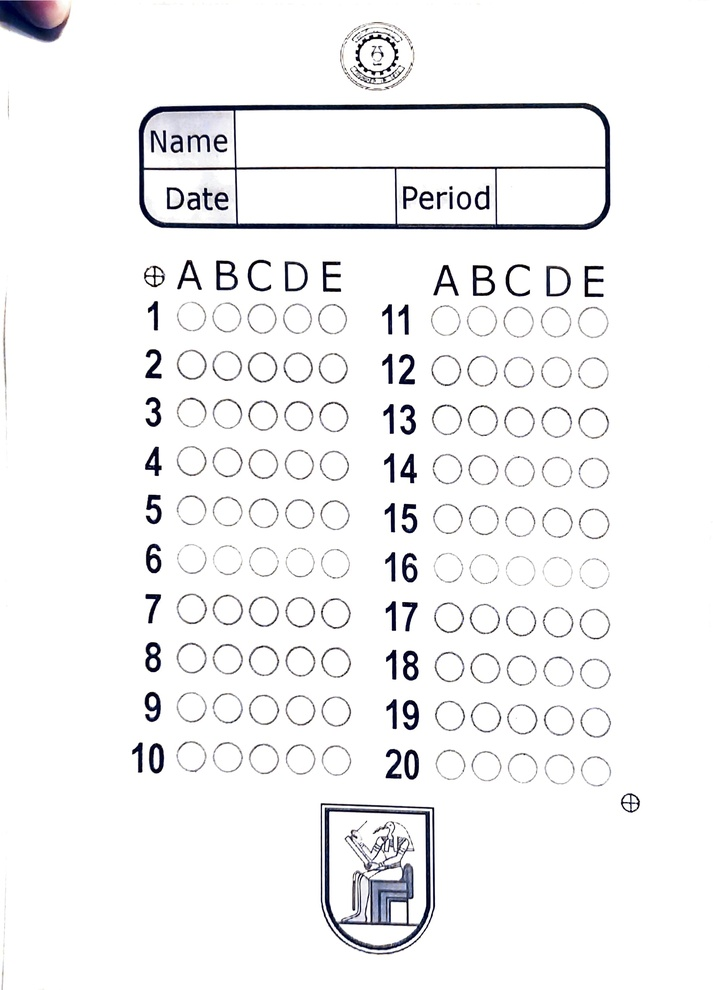
#> input picture Playground/Evaluate_Answers/test_adobe.jpg, 713 x 990 px, shrunk from 1654 x 2298 before the run
$ python FLANN_surf.py --input1 test_adobe.jpg --input2 11.jpg
#> lines starting #> are read from the running program, lines starting #| are printed output that depends on the picture; after the words box and inside, x2 and y2 are one past the last pixel; in counts of white or black regions, pixels touching at a corner belong together
from __future__ import print_function
import cv2 as cv
import numpy as np
import argparse
from matplotlib import pyplot as plt
parser = argparse.ArgumentParser(description='Code for Feature Matching with FLANN tutorial.')
parser.add_argument('--input1', help='Path to input image 1.', default='box.png')
parser.add_argument('--input2', help='Path to input image 2.', default='box_in_scene.png')
args = parser.parse_args()
img1 = cv.imread(cv.samples.findFile(args.input1), cv.IMREAD_GRAYSCALE)
#> img1: shape (990, 713); min 0, max 255, mean 243.5
img2 = cv.imread(cv.samples.findFile(args.input2), cv.IMREAD_GRAYSCALE)
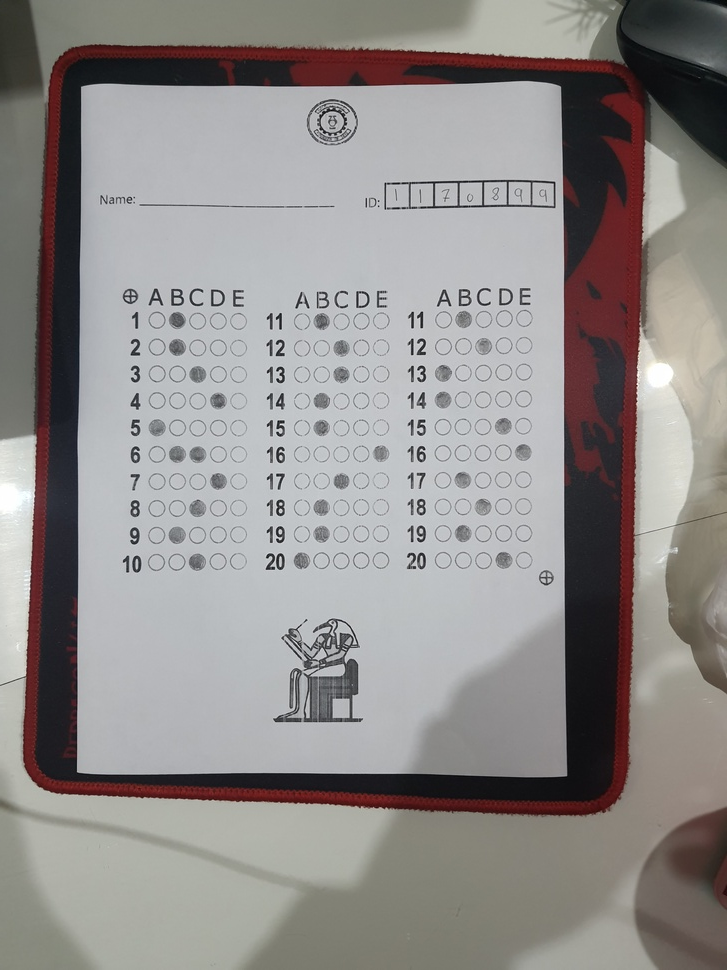
#> input picture Playground/Evaluate_Answers/11.jpg, 727 x 970 px, shrunk from 3024 x 4032 before the run
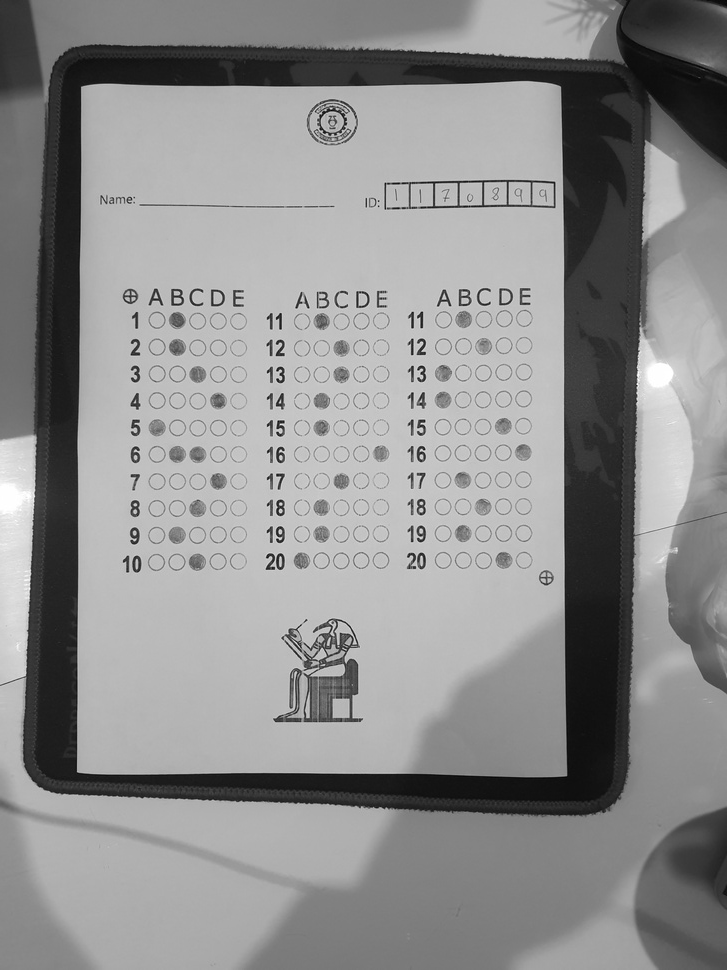
#> img2: shape (970, 727); min 2, max 255, mean 141.7
if img1 is None or img2 is None:
    print('Could not open or find the images!')
    exit(0)
#-- Step 1: Detect the keypoints using ORB Detector, compute the descriptors
# Initiate ORB detector
orb = cv.ORB_create()
# find the keypoints with ORB
kp1 = orb.detect(img1,None)
#> kp1 = 500 keypoints; strongest (x, y, size): (233, 273, 31), (155, 404, 37.2), (396, 51, 31), (381, 73, 31)
kp2 = orb.detect(img2,None)
#> kp2 = 500 keypoints; strongest (x, y, size): (280, 512, 31), (280, 503, 31), (420, 538, 31), (280, 370, 31)
# compute the descriptors with ORB
kp1, descriptors1 = orb.compute(img1, kp1)
kp2, descriptors2 = orb.compute(img2, kp2)

descriptors1=np.float32(descriptors1)
descriptors2=np.float32(descriptors2)

# draw only keypoints location,not size and orientation
new_img1 = cv.drawKeypoints(img1, kp1, None, color=(0,255,0), flags=0)
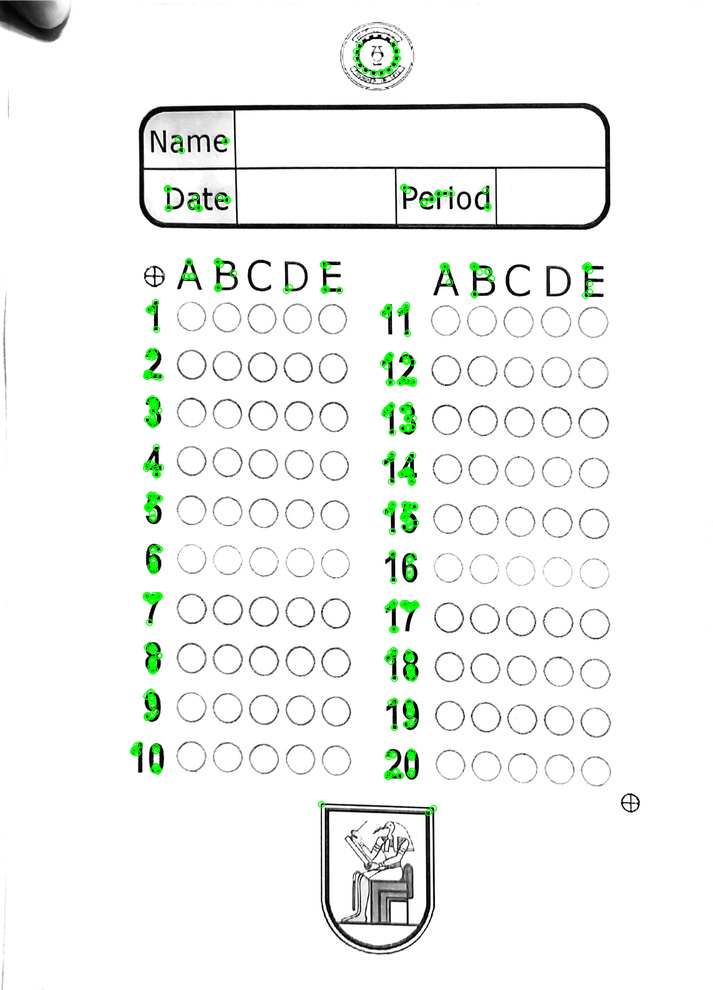
#> new_img1: shape (990, 713, 3); mean of channels 0, 1, 2 242, 244.6, 242; drawn as B, G, R
plt.imshow(new_img1), plt.show()
new_img2 = cv.drawKeypoints(img2, kp2, None, color=(0,255,0), flags=0)
plt.imshow(new_img2), plt.show()

#-- Step 2: Matching descriptor vectors with a FLANN based matcher
# Since SURF is a floating-point descriptor NORM_L2 is used
matcher = cv.DescriptorMatcher_create(cv.DescriptorMatcher_FLANNBASED)
knn_matches = matcher.knnMatch(descriptors1, descriptors2, 2)
#> knn_matches = 500 matches
#-- Filter matches using the Lowe's ratio test
ratio_thresh = 0.7
good_matches = []
for m,n in knn_matches:
    if m.distance < ratio_thresh * n.distance:
        good_matches.append(m)
#> after the loop, good_matches = 16 matches
#-- Draw matches

#If enough matches are found, we extract the locations of matched keypoints in both the images.
# They are passed to find the perspective transformation. Once we get this 3x3 transformation matrix
# , we use it to transform the corners of queryImage to corresponding points in trainImage

if len(good_matches)>10:
    src_pts = np.float32([ kp1[m.queryIdx].pt for m in good_matches ]).reshape(-1,1,2)
#> src_pts = 16 rows, first 8: [396, 51], [401.8, 473.8], [151.2, 600.5], [153.8, 409.5], [152.1, 418.2], [406.1, 361.2], [409.5, 559.9], [152.1, 703.3]
    dst_pts = np.float32([ kp2[m.trainIdx].pt for m in good_matches ]).reshape(-1,1,2)
#> dst_pts = 16 rows, first 8: [132.7, 352.5], [277, 379], [134, 531], [135, 373], [134, 540], [280, 343], [280, 451], [134, 531]
    M, mask = cv.findHomography(src_pts, dst_pts, cv.RANSAC,5.0)
#> M = [[0.61, 0.0106, 41.84], [0.00909, 0.599, 140.2], [5.35e-05, 7.41e-05, 1]]; mask = [0, 0, 0, 1, 0, 1, 1, 1, 1, 1, 0, 0, 0, 0, 1, 0]
    matchesMask = mask.ravel().tolist()
#> matchesMask = [0, 0, 0, 1, 0, 1, 1, 1, 1, 1, 0, 0, 0, 0, 1, 0]
    h,w = img1.shape
#> h = 990; w = 713
    pts = np.float32([ [0,0],[0,h-1],[w-1,h-1],[w-1,0] ]).reshape(-1,1,2)
#> pts = [[0, 0], [0, 989], [712, 989], [712, 0]]
    dst = cv.perspectiveTransform(pts,M)
#> dst = [[41.84, 140.2], [48.71, 682.9], [438, 665.3], [458.9, 141.2]]
    img2 = cv.polylines(img2,[np.int32(dst)],True,255,3, cv.LINE_AA)
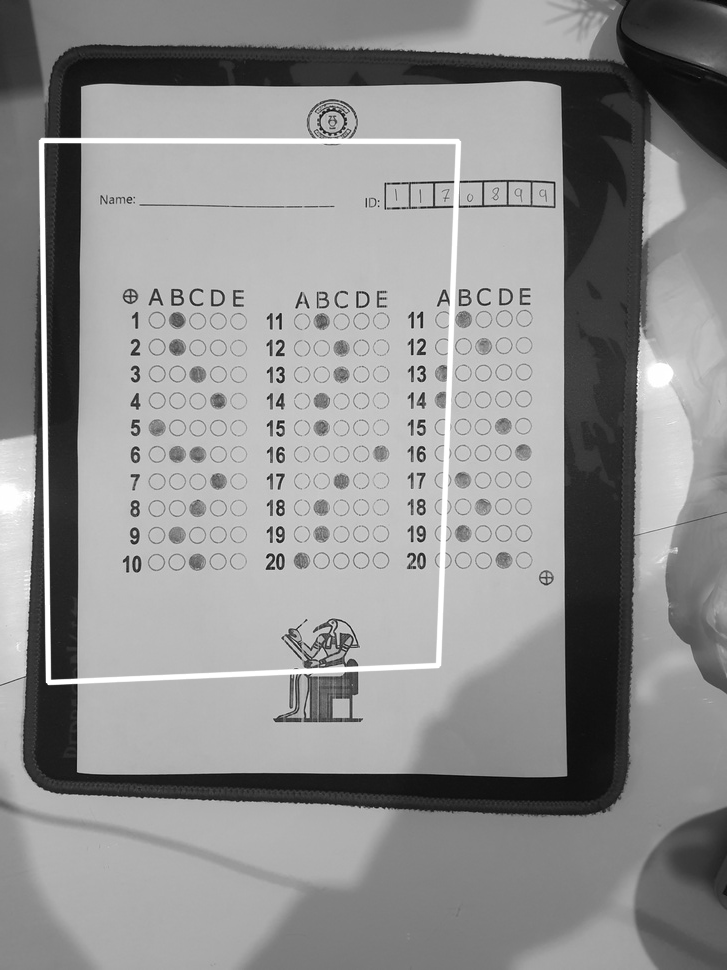
#> img2: shape (970, 727); 1.86% of pixels changed, all inside (x1, y1, x2, y2) = (38, 137, 462, 686)
else:
    print( "Not enough matches are found - {}/{}".format(len(good_matches), 10) )
    matchesMask = None

    ## (8) drawMatches
matched = cv.drawMatches(img1,kp1,img2,kp2,good_matches,None)#,**draw_params)
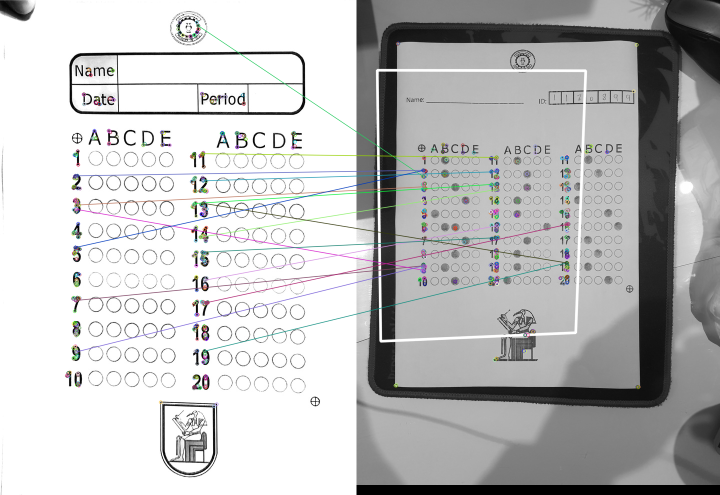
#> matched: shape (990, 1440, 3) (shown at 1/2 size); mean of channels 0, 1, 2 190.5, 190.5, 190.3; drawn as B, G, R

## (9) Crop the matched region from scene
h,w = img1.shape[:2]
pts = np.float32([ [0,0],[0,h-1],[w-1,h-1],[w-1,0] ]).reshape(-1,1,2)
dst = cv.perspectiveTransform(pts,M)
perspectiveM = cv.getPerspectiveTransform(np.float32(dst),pts)
#> perspectiveM = [[1.61, -0.0204, -64.52], [-0.00435, 1.66, -232.9], [-8.59e-05, -0.000122, 1]]
found = cv.warpPerspective(img2,perspectiveM,(w,h))
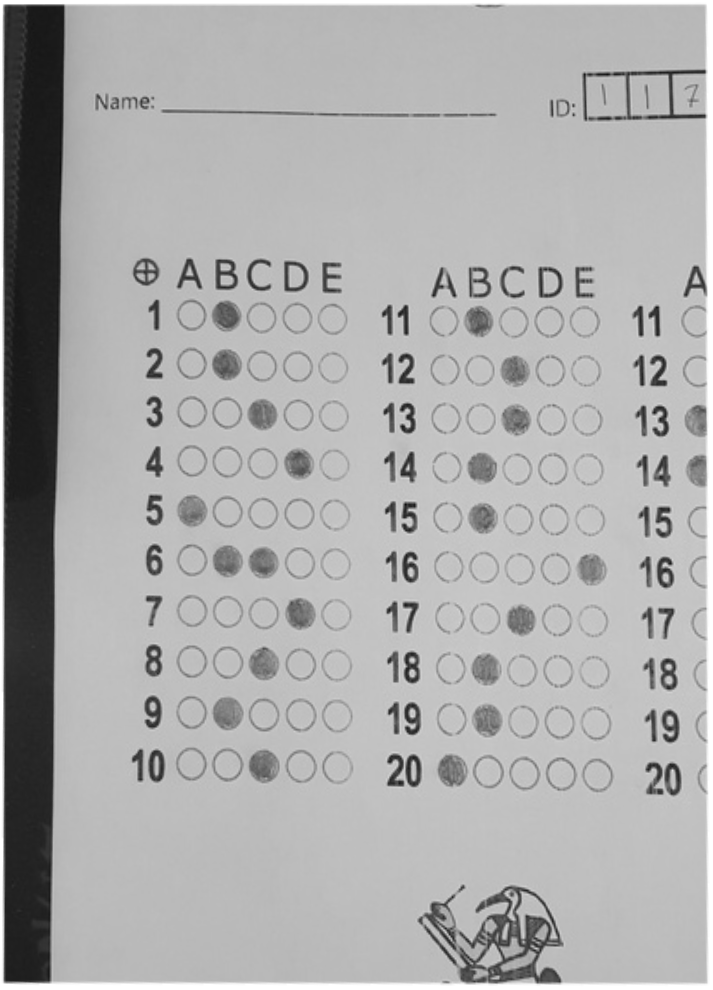
#> found: shape (990, 713); min 13, max 255, mean 173.1

cv.namedWindow( "matched", cv.WINDOW_NORMAL)
cv.namedWindow( "found", cv.WINDOW_NORMAL )

## (10) save and display
cv.imwrite("matched.png", matched)
cv.imwrite("found.png", found)
cv.imshow("matched", matched)
cv.imshow("found", found)
cv.waitKey();cv.destroyAllWindows()
